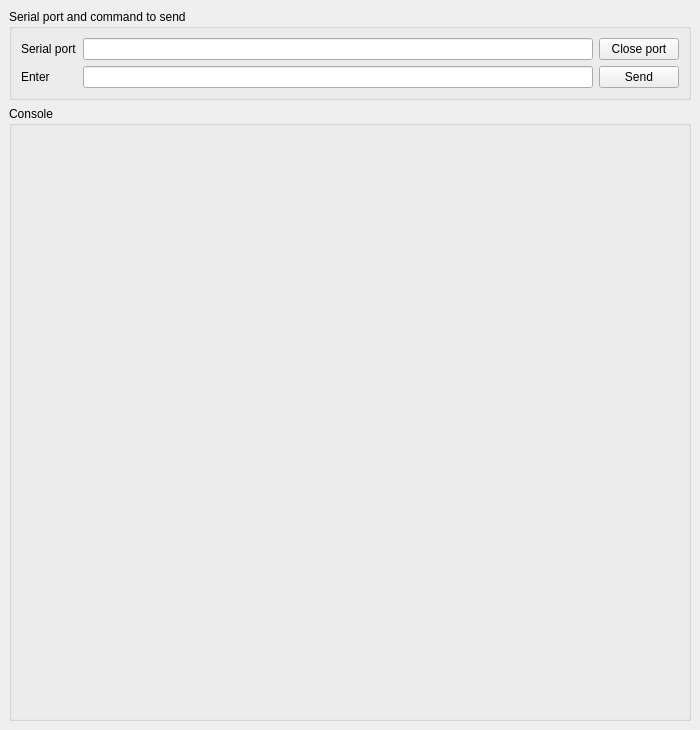
<?xml version="1.0" encoding="UTF-8"?>
<ui version="4.0">
 <class>MainWindow</class>
 <widget class="QMainWindow" name="MainWindow">
  <property name="geometry">
   <rect>
    <x>0</x>
    <y>0</y>
    <width>700</width>
    <height>680</height>
   </rect>
  </property>
  <property name="windowTitle">
   <string>DEDALO serial monitor</string>
  </property>
  <widget class="QWidget" name="centralwidget">
   <layout class="QVBoxLayout" name="verticalLayout_4">
    <item>
     <widget class="QSplitter" name="splitter_3">
      <property name="orientation">
       <enum>Qt::Horizontal</enum>
      </property>

      <widget class="QWidget" name="layoutWidget">
       <layout class="QVBoxLayout" name="verticalLayout_5">
        <item>
         <widget class="QGroupBox" name="groupBox">
          <property name="title">
           <string>Serial port and command to send</string>
          </property>
          <layout class="QVBoxLayout" name="verticalLayout">
           <item>
            <layout class="QGridLayout" name="gridLayout">
             
             <item row="0" column="0">
              <widget class="QLabel" name="label_4">
               <property name="text">
                <string>Serial port</string>
               </property>
              </widget>
             </item>
             <item row="0" column="1">
              <widget class="QLineEdit" name="lineEdit_port"/>
             </item>
             <item row="0" column="2">
              <widget class="QPushButton" name="btn_close">
               <property name="text">
                <string>Close port</string>
               </property>
              </widget>
             </item>
             <item row="1" column="0">
              <widget class="QLabel" name="label_4">
               <property name="text">
                <string>Enter</string>
               </property>
              </widget>
             </item>
             <item row="1" column="1">
              <widget class="QLineEdit" name="lineEdit_cmd"/>
             </item>
             <item row="1" column="2">
              <widget class="QPushButton" name="btn_send">
               <property name="text">
                <string>Send</string>
               </property>
              </widget>
             </item>
            </layout>
           </item>
          </layout>
         </widget>
        </item>

        <item>
         <widget class="QGroupBox" name="console">
          <property name="title">
           <string>Console</string>
          </property>
          <layout class="QVBoxLayout" name="verticalLayout">
           <item>
            <layout class="QGridLayout" name="gridLayout">
             <item row="0">
              <widget class="QLabel">
               <property name="text">
                <string> </string>
               </property>
              </widget>
             </item>
             <item row="1">
              <widget class="QLabel">
               <property name="text">
                <string> </string>
               </property>
              </widget>
             </item>
             <item row="2">
              <widget class="QLabel">
               <property name="text">
                <string> </string>
               </property>
              </widget>
             </item>
             <item row="3">
              <widget class="QLabel">
               <property name="text">
                <string> </string>
               </property>
              </widget>
             </item>
             <item row="4">
              <widget class="QLabel">
               <property name="text">
                <string> </string>
               </property>
              </widget>
             </item>
             <item row="5">
              <widget class="QLabel">
               <property name="text">
                <string> </string>
               </property>
              </widget>
             </item>
             <item row="6">
              <widget class="QLabel">
               <property name="text">
                <string> </string>
               </property>
              </widget>
             </item>
             <item row="7">
              <widget class="QLabel">
               <property name="text">
                <string> </string>
               </property>
              </widget>
             </item>
             <item row="8">
              <widget class="QLabel">
               <property name="text">
                <string> </string>
               </property>
              </widget>
             </item>
             <item row="9">
              <widget class="QLabel">
               <property name="text">
                <string> </string>
               </property>
              </widget>
             </item>
             <item row="10">
              <widget class="QLabel">
               <property name="text">
                <string> </string>
               </property>
              </widget>
             </item>
             <item row="11">
              <widget class="QLabel">
               <property name="text">
                <string> </string>
               </property>
              </widget>
             </item>
             <item row="12">
              <widget class="QLabel">
               <property name="text">
                <string> </string>
               </property>
              </widget>
             </item>
             <item row="13">
              <widget class="QLabel">
               <property name="text">
                <string> </string>
               </property>
              </widget>
             </item>
             <item row="14">
              <widget class="QLabel">
               <property name="text">
                <string> </string>
               </property>
              </widget>
             </item>
             <item row="15">
              <widget class="QLabel">
               <property name="text">
                <string> </string>
               </property>
              </widget>
             </item>
             <item row="16">
              <widget class="QLabel">
               <property name="text">
                <string> </string>
               </property>
              </widget>
             </item>
             <item row="17">
              <widget class="QLabel">
               <property name="text">
                <string> </string>
               </property>
              </widget>
             </item>
             <item row="18">
              <widget class="QLabel">
               <property name="text">
                <string> </string>
               </property>
              </widget>
             </item>
             <item row="19">
              <widget class="QLabel">
               <property name="text">
                <string> </string>
               </property>
              </widget>
             </item>
             <item row="20">
              <widget class="QLabel">
               <property name="text">
                <string> </string>
               </property>
              </widget>
             </item>
             <item row="21">
              <widget class="QLabel">
               <property name="text">
                <string> </string>
               </property>
              </widget>
             </item>
             <item row="22">
              <widget class="QLabel">
               <property name="text">
                <string> </string>
               </property>
              </widget>
             </item>
             <item row="23">
              <widget class="QLabel">
               <property name="text">
                <string> </string>
               </property>
              </widget>
             </item>
             <item row="24">
              <widget class="QLabel">
               <property name="text">
                <string> </string>
               </property>
              </widget>
             </item>
             <item row="25">
              <widget class="QLabel">
               <property name="text">
                <string> </string>
               </property>
              </widget>
             </item>
             <item row="26">
              <widget class="QLabel">
               <property name="text">
                <string> </string>
               </property>
              </widget>
             </item>
             <item row="27">
              <widget class="QLabel">
               <property name="text">
                <string> </string>
               </property>
              </widget>
             </item>
             <item row="28">
              <widget class="QLabel">
               <property name="text">
                <string> </string>
               </property>
              </widget>
             </item>
            </layout>
           </item>
          </layout>
         </widget>
        </item>
        
        <item>
         <spacer name="verticalSpacer">
          <property name="orientation">
           <enum>Qt::Vertical</enum>
          </property>
          <property name="sizeHint" stdset="0">
           <size>
            <width>20</width>
            <height>40</height>
           </size>
          </property>
         </spacer>
        </item>
       </layout>
      </widget>
     </widget>
    </item>
   </layout>
  </widget>
 </widget>
 <resources/>
 <connections/>
</ui>
